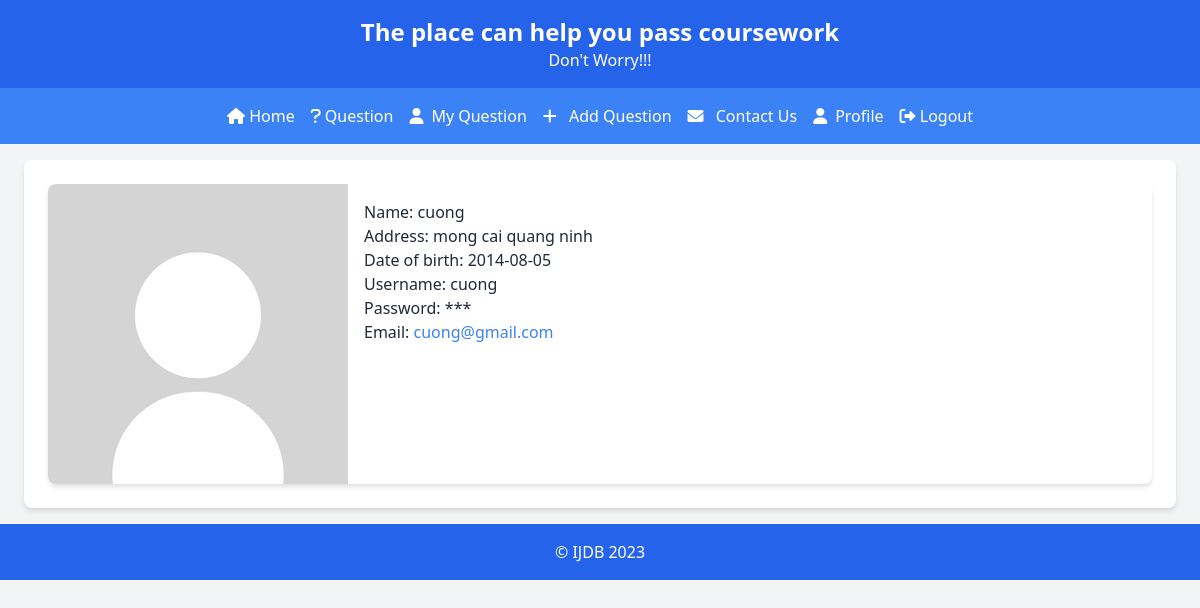
The page /public/profile.php (signed in) on the database its author committed.
### tables this page shows
CREATE TABLE `users` (
  `id` int(50) NOT NULL,
  `name_user` varchar(50) NOT NULL,
  `email` varchar(50) NOT NULL,
  `username` varchar(50) NOT NULL,
  `pass` varchar(50) NOT NULL,
  `adress` varchar(50) NOT NULL,
  `role` tinyint(1) NOT NULL DEFAULT 0,
  `date_of_birth` date NOT NULL
);

### public/profile.php (called while the page is built, shortened)
<?php
$id = $_SESSION['user'];
try {
    include '../includes/DatabaseConnection.php';
    $sql = "SELECT * FROM users Where id = $id";
    $stmt = $pdo->prepare($sql);
    $stmt->execute();
    $system = $stmt->fetchAll();
    include '../templates/profile.html.php';
} catch (PDOException $e) {
    $title = 'An error has occurred';
    $output = 'Database error: ' . $e->getMessage();
}
include '../templates/publiclayout.html.php';
?>

### templates/profile.html.php (the view, shortened to what this page needs)
<!DOCTYPE html>
<html lang="en">
<head>
    <link href="https://cdn.jsdelivr.net/npm/tailwindcss@2.2.19/dist/tailwind.min.css" rel="stylesheet">
</head>
<body class="bg-gray-100 p-6">
    <div class="max-w-6xl mx-auto bg-white p-6 rounded-lg shadow-md">
        <div class="space-y-4">
            <?php foreach ($system as $user): ?>
                <div class="flex bg-white shadow-md rounded-lg overflow-hidden">
                    <img src="../avt.jpg">
                    <div class="w-2/3 p-4">
                        Name: <?= htmlspecialchars($user['name_user'], ENT_QUOTES, 'UTF-8') ?><br>
                        Address: <?= htmlspecialchars($user['adress'], ENT_QUOTES, 'UTF-8') ?><br>
                        Date of birth: <?= htmlspecialchars($user['date_of_birth'], ENT_QUOTES, 'UTF-8') ?><br>
                        Username: <?= htmlspecialchars($user['name_user'], ENT_QUOTES, 'UTF-8') ?><br>
                        Password: *** <br>
                        Email: <a href="mailto:<?= htmlspecialchars($user['email'], ENT_QUOTES, 'UTF-8') ?>" class="text-blue-500 hover:underline"><?= htmlspecialchars($user['email'], ENT_QUOTES, 'UTF-8') ?>
                    </div>
                </div>
            <?php endforeach; ?>
        </div>
    </div>
</body>
</html>

### rows shown on the page
users: name_user "cuong", adress "mong cai quang ninh", date_of_birth "2014-08-05", email "cuong@gmail.com"
